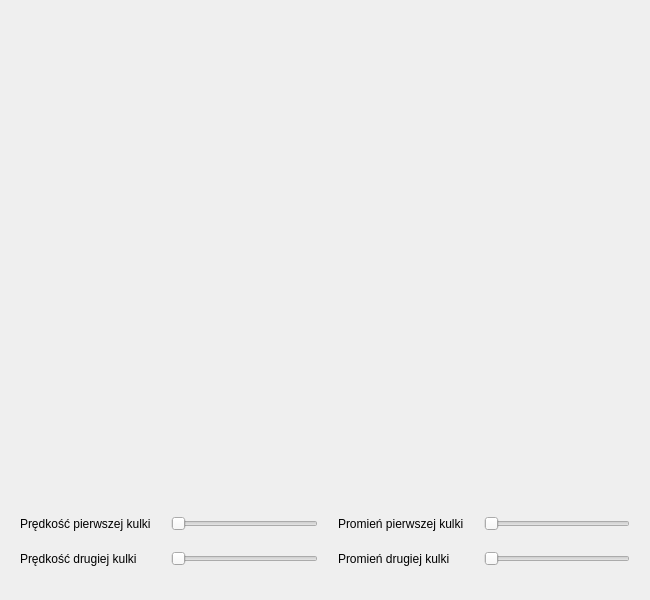
<?xml version="1.0" encoding="UTF-8"?>
<ui version="4.0">
 <class>BallWidget</class>
 <widget class="QWidget" name="BallWidget">
  <property name="geometry">
   <rect>
    <x>0</x>
    <y>0</y>
    <width>650</width>
    <height>600</height>
   </rect>
  </property>
  <property name="minimumSize">
   <size>
    <width>650</width>
    <height>600</height>
   </size>
  </property>
  <property name="maximumSize">
   <size>
    <width>650</width>
    <height>600</height>
   </size>
  </property>
  <property name="windowTitle">
   <string>Kulki</string>
  </property>
  <layout class="QVBoxLayout" name="verticalLayout_2">
   <property name="spacing">
    <number>10</number>
   </property>
   <property name="leftMargin">
    <number>20</number>
   </property>
   <property name="topMargin">
    <number>20</number>
   </property>
   <property name="rightMargin">
    <number>20</number>
   </property>
   <property name="bottomMargin">
    <number>20</number>
   </property>
   <item>
    <widget class="QWidget" name="ballWidget" native="true">
     <property name="minimumSize">
      <size>
       <width>610</width>
       <height>430</height>
      </size>
     </property>
     <property name="maximumSize">
      <size>
       <width>610</width>
       <height>430</height>
      </size>
     </property>
     <property name="styleSheet">
      <string notr="true">QWidget {
	background: &quot;white&quot;
}</string>
     </property>
    </widget>
   </item>
   <item>
    <layout class="QGridLayout" name="gridLayout">
     <property name="sizeConstraint">
      <enum>QLayout::SetMinimumSize</enum>
     </property>
     <property name="topMargin">
      <number>30</number>
     </property>
     <property name="spacing">
      <number>20</number>
     </property>
     <item row="0" column="2">
      <widget class="QLabel" name="redBallRadiusLabel">
       <property name="text">
        <string>Promień pierwszej kulki</string>
       </property>
      </widget>
     </item>
     <item row="0" column="0">
      <widget class="QLabel" name="redBallSpeedLabel">
       <property name="text">
        <string>Prędkość pierwszej kulki</string>
       </property>
      </widget>
     </item>
     <item row="1" column="2">
      <widget class="QLabel" name="blueBallRadiusLabel">
       <property name="text">
        <string>Promień drugiej kulki</string>
       </property>
      </widget>
     </item>
     <item row="0" column="1">
      <widget class="QSlider" name="redBallSpeedSlider">
       <property name="maximum">
        <number>250</number>
       </property>
       <property name="orientation">
        <enum>Qt::Horizontal</enum>
       </property>
      </widget>
     </item>
     <item row="1" column="0">
      <widget class="QLabel" name="blueBallSpeedLabel">
       <property name="text">
        <string>Prędkość drugiej kulki</string>
       </property>
      </widget>
     </item>
     <item row="1" column="1">
      <widget class="QSlider" name="blueBallSpeedSlider">
       <property name="maximum">
        <number>250</number>
       </property>
       <property name="orientation">
        <enum>Qt::Horizontal</enum>
       </property>
      </widget>
     </item>
     <item row="0" column="3">
      <widget class="QSlider" name="redBallRadiusSlider">
       <property name="minimum">
        <number>10</number>
       </property>
       <property name="maximum">
        <number>100</number>
       </property>
       <property name="orientation">
        <enum>Qt::Horizontal</enum>
       </property>
      </widget>
     </item>
     <item row="1" column="3">
      <widget class="QSlider" name="blueBallRadiusSlider">
       <property name="minimum">
        <number>10</number>
       </property>
       <property name="maximum">
        <number>100</number>
       </property>
       <property name="orientation">
        <enum>Qt::Horizontal</enum>
       </property>
      </widget>
     </item>
    </layout>
   </item>
  </layout>
 </widget>
 <resources/>
 <connections/>
</ui>
